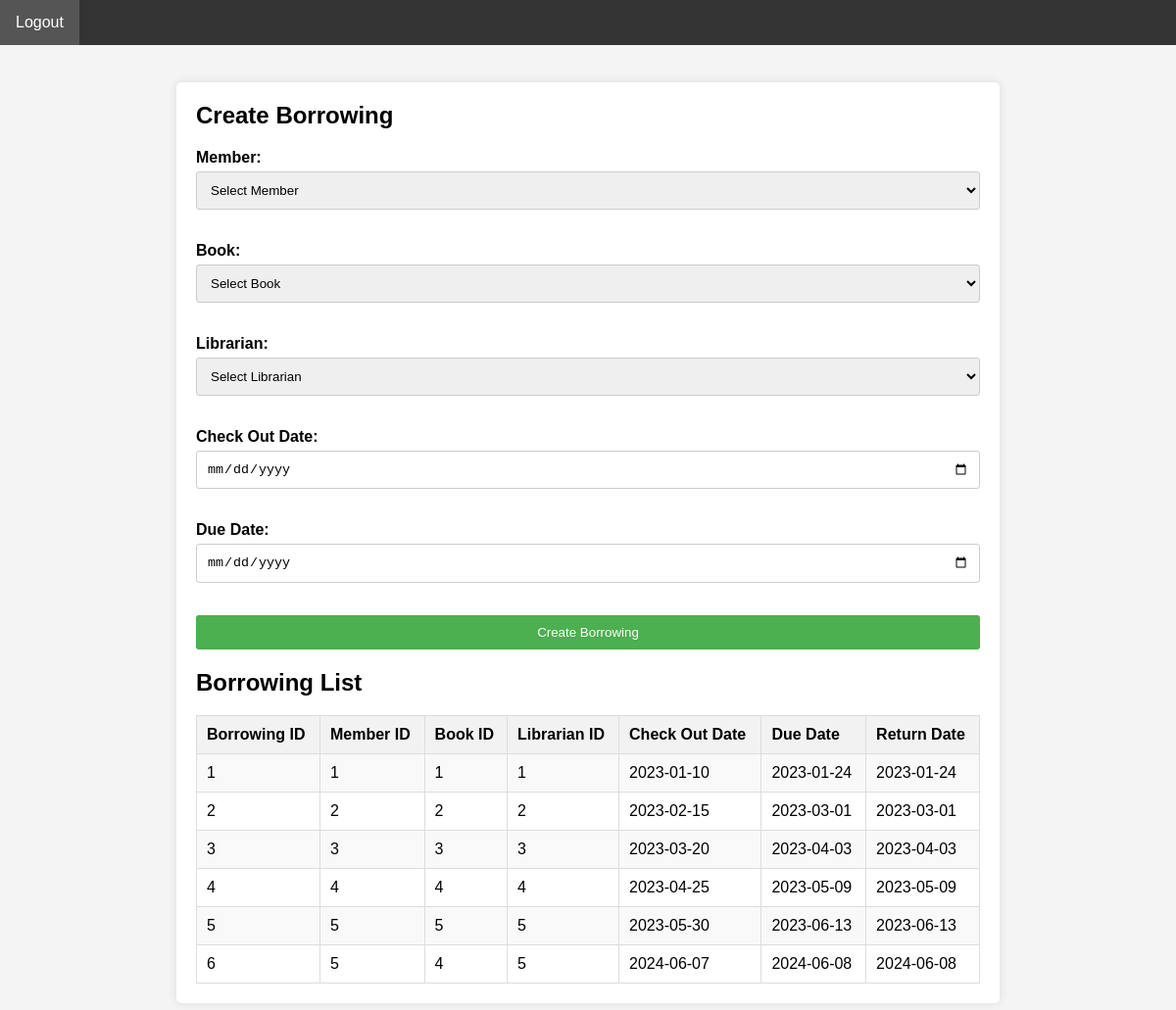
The page /create_borrowing.php on the database its author committed.
### tables this page shows
CREATE TABLE `borrowing` (
  `BorrowingID` int(11) NOT NULL,
  `MemberID` int(11) DEFAULT NULL,
  `BookID` int(11) DEFAULT NULL,
  `LibrarianID` int(11) DEFAULT NULL,
  `CheckOutDate` date DEFAULT NULL,
  `DueDate` date DEFAULT NULL,
  `ReturnDate` date DEFAULT NULL
);

### create_borrowing.php (the view, shortened to what this page needs)
<?php
include 'db_config.php';
?>
<!DOCTYPE html>
<html>
<head>
</head>
<body>
    <?php include 'menu2.php'; ?>
    <br />
    <div class="container">
        <h2>Create Borrowing</h2>
        <form method="post" action="process_borrowing.php">
            <label for="memberID">Member:</label>
            <select id="memberID" name="memberID" required>
                <option value="">Select Member</option>
            </select><br><br>
            <label for="bookID">Book:</label>
            <select id="bookID" name="bookID" required>
                <option value="">Select Book</option>
            </select><br><br>
            <label for="librarianID">Librarian:</label>
            <select id="librarianID" name="librarianID" required>
                <option value="">Select Librarian</option>
            </select><br><br>
            <label for="checkOutDate">Check Out Date:</label>
            <input type="date" id="checkOutDate" name="checkOutDate" required><br><br>
            <label for="dueDate">Due Date:</label>
            <input type="date" id="dueDate" name="dueDate" required><br><br>
            <input type="submit" value="Create Borrowing">
        </form>
        <h2>Borrowing List</h2>
        <?php
        $sql = "SELECT BorrowingID, MemberID, BookID, LibrarianID, CheckOutDate, DueDate, DueDate as ReturnDate FROM Borrowing;";
        $result = $conn->query($sql);
        if ($result->num_rows > 0) {
            echo "<table>";
            echo "<tr><th>Borrowing ID</th>
            <th>Member ID</th>
            <th>Book ID</th>
            <th>Librarian ID</th>
            <th>Check Out Date</th>
            <th>Due Date</th>
            <th>Return Date</th></tr>";
            while ($row = $result->fetch_assoc()) {
                echo "<tr>";
                echo "<td>".$row['BorrowingID']."</td>";
                echo "<td>".$row['MemberID']."</td>";
                echo "<td>".$row['BookID']."</td>";
                echo "<td>".$row['LibrarianID']."</td>";
                echo "<td>".$row['CheckOutDate']."</td>";
                echo "<td>".$row['DueDate']."</td>";
                echo "<td>".$row['ReturnDate']."</td>";
                echo "</tr>";
            }
            echo "</table>";
        } else {
            echo "<p class='no-borrowings'>No borrowings found</p>";
        }
        ?>
    </div>
</body>
</html>

### create_borrowing.php (style rules this page uses)
body { font-family: Arial, sans-serif; background-color: #f4f4f4; margin: 0; padding: 0; }
.container { max-width: 800px; margin: 20px auto; padding: 20px; background-color: #fff; border-radius: 5px; box-shadow: 0 0 10px rgba(0, 0, 0, 0.1); }
h2 { margin-top: 0; }
form { margin-bottom: 20px; }
label { display: block; margin-bottom: 5px; font-weight: bold; }
input[type="text"], input[type="date"], select { width: 100%; padding: 10px; margin-bottom: 15px; border: 1px solid #ccc; border-radius: 3px; box-sizing: border-box; }
input[type="submit"] { background-color: #4CAF50; color: white; padding: 10px 20px; border: none; border-radius: 3px; cursor: pointer; width: 100%; }
table { width: 100%; border-collapse: collapse; }
th, td { padding: 10px; border: 1px solid #ddd; text-align: left; }
th { background-color: #f2f2f2; }
tr:nth-child(even) { background-color: #f9f9f9; }

### menu2.php (style rules this page uses)
body { font-family: Arial, sans-serif; margin: 0; padding: 0; }

### rows shown on the page
borrowing: BorrowingID "1", MemberID "1", BookID "1", LibrarianID "1", CheckOutDate "2023-01-10", DueDate "2023-01-24"
borrowing: BorrowingID "2", MemberID "2", BookID "2", LibrarianID "2", CheckOutDate "2023-02-15", DueDate "2023-03-01"
borrowing: BorrowingID "3", MemberID "3", BookID "3", LibrarianID "3", CheckOutDate "2023-03-20", DueDate "2023-04-03"
borrowing: BorrowingID "4", MemberID "4", BookID "4", LibrarianID "4", CheckOutDate "2023-04-25", DueDate "2023-05-09"
borrowing: BorrowingID "5", MemberID "5", BookID "5", LibrarianID "5", CheckOutDate "2023-05-30", DueDate "2023-06-13"
borrowing: BorrowingID "6", MemberID "5", BookID "4", LibrarianID "5", CheckOutDate "2024-06-07", DueDate "2024-06-08"
